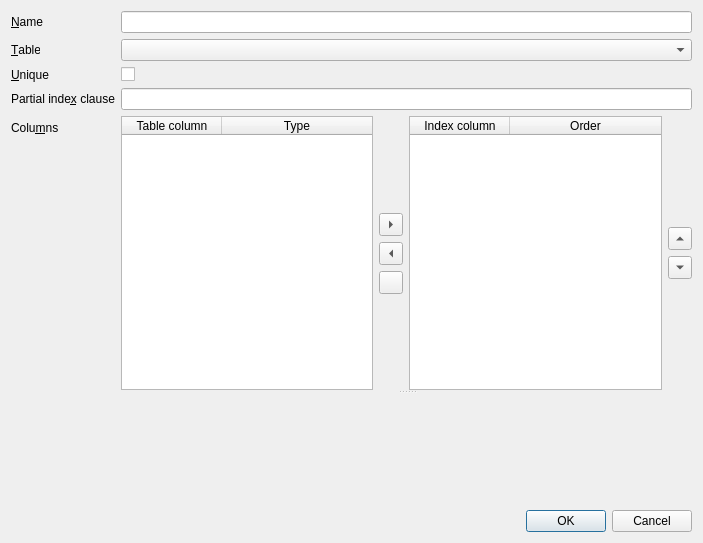
<?xml version="1.0" encoding="UTF-8"?>
<ui version="4.0">
 <class>EditIndexDialog</class>
 <widget class="QDialog" name="EditIndexDialog">
  <property name="geometry">
   <rect>
    <x>0</x>
    <y>0</y>
    <width>703</width>
    <height>543</height>
   </rect>
  </property>
  <property name="windowTitle">
   <string>Edit Index Schema</string>
  </property>
  <property name="windowIcon">
   <iconset resource="icons/icons.qrc">
    <normaloff>:/icons/index_create</normaloff>:/icons/index_create</iconset>
  </property>
  <layout class="QVBoxLayout" name="verticalLayout_3">
   <item>
    <layout class="QFormLayout" name="formLayout">
     <item row="0" column="0">
      <widget class="QLabel" name="labelIndexName">
       <property name="text">
        <string>&amp;Name</string>
       </property>
       <property name="buddy">
        <cstring>editIndexName</cstring>
       </property>
      </widget>
     </item>
     <item row="0" column="1">
      <widget class="QLineEdit" name="editIndexName"/>
     </item>
     <item row="1" column="0">
      <widget class="QLabel" name="labelTableName">
       <property name="text">
        <string>&amp;Table</string>
       </property>
       <property name="buddy">
        <cstring>comboTableName</cstring>
       </property>
      </widget>
     </item>
     <item row="1" column="1">
      <widget class="QComboBox" name="comboTableName"/>
     </item>
     <item row="2" column="0">
      <widget class="QLabel" name="labelIndexUnique">
       <property name="text">
        <string>&amp;Unique</string>
       </property>
       <property name="buddy">
        <cstring>checkIndexUnique</cstring>
       </property>
      </widget>
     </item>
     <item row="2" column="1">
      <widget class="QCheckBox" name="checkIndexUnique">
       <property name="text">
        <string/>
       </property>
      </widget>
     </item>
     <item row="3" column="0">
      <widget class="QLabel" name="label">
       <property name="toolTip">
        <string>For restricting the index to only a part of the table you can specify a WHERE clause here that selects the part of the table that should be indexed</string>
       </property>
       <property name="text">
        <string>Partial inde&amp;x clause</string>
       </property>
       <property name="buddy">
        <cstring>editPartialClause</cstring>
       </property>
      </widget>
     </item>
     <item row="3" column="1">
      <widget class="QLineEdit" name="editPartialClause"/>
     </item>
     <item row="4" column="0">
      <widget class="QLabel" name="labelIndexColumns">
       <property name="text">
        <string>Colu&amp;mns</string>
       </property>
       <property name="buddy">
        <cstring>tableIndexColumns</cstring>
       </property>
      </widget>
     </item>
     <item row="4" column="1">
      <widget class="QSplitter" name="splitter">
       <property name="sizePolicy">
        <sizepolicy hsizetype="Expanding" vsizetype="Expanding">
         <horstretch>0</horstretch>
         <verstretch>0</verstretch>
        </sizepolicy>
       </property>
       <property name="orientation">
        <enum>Qt::Vertical</enum>
       </property>
       <widget class="QWidget" name="layoutWidget">
        <layout class="QHBoxLayout" name="horizontalLayout">
         <item>
          <widget class="QTableWidget" name="tableTableColumns">
           <property name="editTriggers">
            <set>QAbstractItemView::NoEditTriggers</set>
           </property>
           <property name="showDropIndicator" stdset="0">
            <bool>false</bool>
           </property>
           <property name="alternatingRowColors">
            <bool>true</bool>
           </property>
           <property name="selectionMode">
            <enum>QAbstractItemView::SingleSelection</enum>
           </property>
           <property name="selectionBehavior">
            <enum>QAbstractItemView::SelectRows</enum>
           </property>
           <attribute name="horizontalHeaderStretchLastSection">
            <bool>true</bool>
           </attribute>
           <attribute name="verticalHeaderVisible">
            <bool>false</bool>
           </attribute>
           <column>
            <property name="text">
             <string>Table column</string>
            </property>
           </column>
           <column>
            <property name="text">
             <string>Type</string>
            </property>
           </column>
          </widget>
         </item>
         <item>
          <layout class="QVBoxLayout" name="verticalLayout">
           <item>
            <spacer name="verticalSpacer">
             <property name="orientation">
              <enum>Qt::Vertical</enum>
             </property>
             <property name="sizeHint" stdset="0">
              <size>
               <width>20</width>
               <height>40</height>
              </size>
             </property>
            </spacer>
           </item>
           <item>
            <widget class="QToolButton" name="buttonToIndex">
             <property name="arrowType">
              <enum>Qt::RightArrow</enum>
             </property>
            </widget>
           </item>
           <item>
            <widget class="QToolButton" name="buttonFromIndex">
             <property name="arrowType">
              <enum>Qt::LeftArrow</enum>
             </property>
            </widget>
           </item>
           <item>
            <widget class="QToolButton" name="buttonAddExpressionColumn">
             <property name="toolTip">
              <string>Add a new expression column to the index. Expression columns contain SQL expression rather than column names.</string>
             </property>
             <property name="icon">
              <iconset resource="icons/icons.qrc">
               <normaloff>:/icons/cog_go.png</normaloff>:/icons/cog_go.png</iconset>
             </property>
            </widget>
           </item>
           <item>
            <spacer name="verticalSpacer_2">
             <property name="orientation">
              <enum>Qt::Vertical</enum>
             </property>
             <property name="sizeHint" stdset="0">
              <size>
               <width>20</width>
               <height>40</height>
              </size>
             </property>
            </spacer>
           </item>
          </layout>
         </item>
         <item>
          <widget class="QTableWidget" name="tableIndexColumns">
           <property name="sizePolicy">
            <sizepolicy hsizetype="Expanding" vsizetype="MinimumExpanding">
             <horstretch>0</horstretch>
             <verstretch>1</verstretch>
            </sizepolicy>
           </property>
           <property name="minimumSize">
            <size>
             <width>0</width>
             <height>250</height>
            </size>
           </property>
           <property name="editTriggers">
            <set>QAbstractItemView::AnyKeyPressed|QAbstractItemView::EditKeyPressed|QAbstractItemView::SelectedClicked</set>
           </property>
           <property name="showDropIndicator" stdset="0">
            <bool>false</bool>
           </property>
           <property name="alternatingRowColors">
            <bool>true</bool>
           </property>
           <property name="selectionMode">
            <enum>QAbstractItemView::SingleSelection</enum>
           </property>
           <property name="selectionBehavior">
            <enum>QAbstractItemView::SelectRows</enum>
           </property>
           <attribute name="horizontalHeaderStretchLastSection">
            <bool>true</bool>
           </attribute>
           <attribute name="verticalHeaderVisible">
            <bool>false</bool>
           </attribute>
           <column>
            <property name="text">
             <string>Index column</string>
            </property>
           </column>
           <column>
            <property name="text">
             <string>Order</string>
            </property>
           </column>
          </widget>
         </item>
         <item>
          <layout class="QVBoxLayout" name="verticalLayout_2">
           <item>
            <spacer name="verticalSpacer_4">
             <property name="orientation">
              <enum>Qt::Vertical</enum>
             </property>
             <property name="sizeHint" stdset="0">
              <size>
               <width>20</width>
               <height>40</height>
              </size>
             </property>
            </spacer>
           </item>
           <item>
            <widget class="QToolButton" name="buttonMoveColumnUp">
             <property name="arrowType">
              <enum>Qt::UpArrow</enum>
             </property>
            </widget>
           </item>
           <item>
            <widget class="QToolButton" name="buttonMoveColumnDown">
             <property name="arrowType">
              <enum>Qt::DownArrow</enum>
             </property>
            </widget>
           </item>
           <item>
            <spacer name="verticalSpacer_3">
             <property name="orientation">
              <enum>Qt::Vertical</enum>
             </property>
             <property name="sizeHint" stdset="0">
              <size>
               <width>20</width>
               <height>40</height>
              </size>
             </property>
            </spacer>
           </item>
          </layout>
         </item>
        </layout>
       </widget>
       <widget class="SqlTextEdit" name="sqlTextEdit" native="true">
        <property name="minimumSize">
         <size>
          <width>0</width>
          <height>100</height>
         </size>
        </property>
        <property name="readOnly" stdset="0">
         <bool>true</bool>
        </property>
       </widget>
      </widget>
     </item>
    </layout>
   </item>
   <item>
    <widget class="QDialogButtonBox" name="buttonBox">
     <property name="orientation">
      <enum>Qt::Horizontal</enum>
     </property>
     <property name="standardButtons">
      <set>QDialogButtonBox::Cancel|QDialogButtonBox::Ok</set>
     </property>
    </widget>
   </item>
  </layout>
 </widget>
 <customwidgets>
  <customwidget>
   <class>SqlTextEdit</class>
   <extends>QWidget</extends>
   <header>sqltextedit.h</header>
   <container>1</container>
  </customwidget>
 </customwidgets>
 <tabstops>
  <tabstop>editIndexName</tabstop>
  <tabstop>comboTableName</tabstop>
  <tabstop>checkIndexUnique</tabstop>
  <tabstop>editPartialClause</tabstop>
  <tabstop>tableTableColumns</tabstop>
  <tabstop>tableIndexColumns</tabstop>
  <tabstop>buttonToIndex</tabstop>
  <tabstop>buttonFromIndex</tabstop>
 </tabstops>
 <resources>
  <include location="icons/icons.qrc"/>
 </resources>
 <connections>
  <connection>
   <sender>buttonBox</sender>
   <signal>accepted()</signal>
   <receiver>EditIndexDialog</receiver>
   <slot>accept()</slot>
   <hints>
    <hint type="sourcelabel">
     <x>264</x>
     <y>536</y>
    </hint>
    <hint type="destinationlabel">
     <x>157</x>
     <y>274</y>
    </hint>
   </hints>
  </connection>
  <connection>
   <sender>buttonBox</sender>
   <signal>rejected()</signal>
   <receiver>EditIndexDialog</receiver>
   <slot>reject()</slot>
   <hints>
    <hint type="sourcelabel">
     <x>332</x>
     <y>536</y>
    </hint>
    <hint type="destinationlabel">
     <x>286</x>
     <y>274</y>
    </hint>
   </hints>
  </connection>
  <connection>
   <sender>comboTableName</sender>
   <signal>currentIndexChanged(QString)</signal>
   <receiver>EditIndexDialog</receiver>
   <slot>tableChanged(QString)</slot>
   <hints>
    <hint type="sourcelabel">
     <x>145</x>
     <y>74</y>
    </hint>
    <hint type="destinationlabel">
     <x>236</x>
     <y>31</y>
    </hint>
   </hints>
  </connection>
  <connection>
   <sender>editIndexName</sender>
   <signal>textChanged(QString)</signal>
   <receiver>EditIndexDialog</receiver>
   <slot>checkInput()</slot>
   <hints>
    <hint type="sourcelabel">
     <x>429</x>
     <y>14</y>
    </hint>
    <hint type="destinationlabel">
     <x>443</x>
     <y>39</y>
    </hint>
   </hints>
  </connection>
  <connection>
   <sender>tableIndexColumns</sender>
   <signal>cellChanged(int,int)</signal>
   <receiver>EditIndexDialog</receiver>
   <slot>checkInput()</slot>
   <hints>
    <hint type="sourcelabel">
     <x>443</x>
     <y>170</y>
    </hint>
    <hint type="destinationlabel">
     <x>566</x>
     <y>40</y>
    </hint>
   </hints>
  </connection>
  <connection>
   <sender>checkIndexUnique</sender>
   <signal>toggled(bool)</signal>
   <receiver>EditIndexDialog</receiver>
   <slot>checkInput()</slot>
   <hints>
    <hint type="sourcelabel">
     <x>153</x>
     <y>100</y>
    </hint>
    <hint type="destinationlabel">
     <x>304</x>
     <y>251</y>
    </hint>
   </hints>
  </connection>
  <connection>
   <sender>buttonToIndex</sender>
   <signal>clicked()</signal>
   <receiver>EditIndexDialog</receiver>
   <slot>addToIndex()</slot>
   <hints>
    <hint type="sourcelabel">
     <x>406</x>
     <y>247</y>
    </hint>
    <hint type="destinationlabel">
     <x>385</x>
     <y>103</y>
    </hint>
   </hints>
  </connection>
  <connection>
   <sender>buttonFromIndex</sender>
   <signal>clicked()</signal>
   <receiver>EditIndexDialog</receiver>
   <slot>removeFromIndex()</slot>
   <hints>
    <hint type="sourcelabel">
     <x>406</x>
     <y>285</y>
    </hint>
    <hint type="destinationlabel">
     <x>350</x>
     <y>95</y>
    </hint>
   </hints>
  </connection>
  <connection>
   <sender>tableIndexColumns</sender>
   <signal>doubleClicked(QModelIndex)</signal>
   <receiver>EditIndexDialog</receiver>
   <slot>removeFromIndex(QModelIndex)</slot>
   <hints>
    <hint type="sourcelabel">
     <x>520</x>
     <y>236</y>
    </hint>
    <hint type="destinationlabel">
     <x>684</x>
     <y>175</y>
    </hint>
   </hints>
  </connection>
  <connection>
   <sender>tableTableColumns</sender>
   <signal>doubleClicked(QModelIndex)</signal>
   <receiver>EditIndexDialog</receiver>
   <slot>addToIndex(QModelIndex)</slot>
   <hints>
    <hint type="sourcelabel">
     <x>231</x>
     <y>357</y>
    </hint>
    <hint type="destinationlabel">
     <x>19</x>
     <y>205</y>
    </hint>
   </hints>
  </connection>
  <connection>
   <sender>editPartialClause</sender>
   <signal>textChanged(QString)</signal>
   <receiver>EditIndexDialog</receiver>
   <slot>checkInput()</slot>
   <hints>
    <hint type="sourcelabel">
     <x>242</x>
     <y>129</y>
    </hint>
    <hint type="destinationlabel">
     <x>47</x>
     <y>103</y>
    </hint>
   </hints>
  </connection>
  <connection>
   <sender>buttonMoveColumnUp</sender>
   <signal>clicked()</signal>
   <receiver>EditIndexDialog</receiver>
   <slot>moveColumnUp()</slot>
   <hints>
    <hint type="sourcelabel">
     <x>676</x>
     <y>241</y>
    </hint>
    <hint type="destinationlabel">
     <x>700</x>
     <y>212</y>
    </hint>
   </hints>
  </connection>
  <connection>
   <sender>buttonMoveColumnDown</sender>
   <signal>clicked()</signal>
   <receiver>EditIndexDialog</receiver>
   <slot>moveColumnDown()</slot>
   <hints>
    <hint type="sourcelabel">
     <x>686</x>
     <y>299</y>
    </hint>
    <hint type="destinationlabel">
     <x>699</x>
     <y>307</y>
    </hint>
   </hints>
  </connection>
  <connection>
   <sender>buttonAddExpressionColumn</sender>
   <signal>clicked()</signal>
   <receiver>EditIndexDialog</receiver>
   <slot>addExpressionColumn()</slot>
   <hints>
    <hint type="sourcelabel">
     <x>398</x>
     <y>311</y>
    </hint>
    <hint type="destinationlabel">
     <x>379</x>
     <y>500</y>
    </hint>
   </hints>
  </connection>
 </connections>
 <slots>
  <slot>tableChanged(QString)</slot>
  <slot>checkInput()</slot>
  <slot>addToIndex()</slot>
  <slot>addToIndex(QModelIndex)</slot>
  <slot>removeFromIndex()</slot>
  <slot>removeFromIndex(QModelIndex)</slot>
  <slot>moveColumnUp()</slot>
  <slot>moveColumnDown()</slot>
  <slot>addExpressionColumn()</slot>
 </slots>
</ui>
